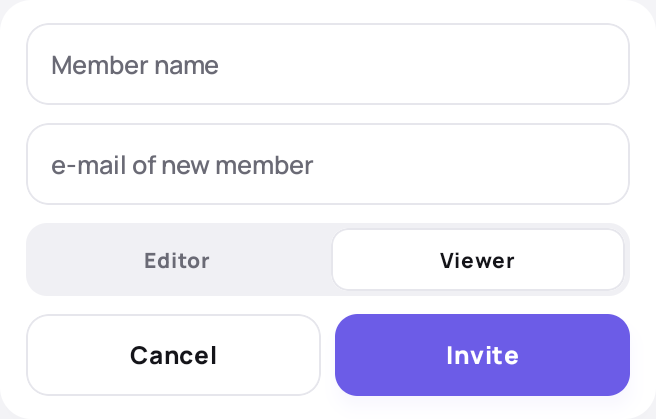
#> input picture design-explorations/ramingo-google-play/screenshots/sources/ui/en-invite.png, 656 x 419 px, given in place of ramingo-google-play-icon-512.png, which was not available
$ python build_listing.py
#> lines starting #> are read from the running program, lines starting #| are printed output that depends on the picture; after the words box and inside, x2 and y2 are one past the last pixel; in counts of white or black regions, pixels touching at a corner belong together; pictures that were not available may be replaced by others from this repository, and a replacement may not be noted
"""Rebuild the Ramingo listing kit. Pillow; no network or application writes.

Run with --prepare-crops only on the authorized local capture workstation.
Subsequent rebuilds use privacy-reviewed crops inside screenshots/sources/ui.
"""
from pathlib import Path
import argparse, json, hashlib, textwrap
from PIL import Image, ImageDraw, ImageFont, ImageCms, ImageOps

ROOT=Path(__file__).resolve().parent
REPO=ROOT.parents[1]
RAW=REPO/'tmp/ramingo-listing-capture'
FONTS=REPO/'mobile/app/src/main/res/font'
ICC=ImageCms.ImageCmsProfile(ImageCms.createProfile('sRGB')).tobytes()
INK='#251D3B'; VIOLET='#6C5CE7'; PAPER='#FBF6ED'; MUTED='#71677F'
def font(n,bold=True): return ImageFont.truetype(str(FONTS/('manrope_extrabold.ttf' if bold else 'manrope_medium.ttf')),n)
def write(p,s):
 p=ROOT/p; p.parent.mkdir(parents=True,exist_ok=True); p.write_text(s.strip()+'\n',encoding='utf-8')
def save(im,p):
 p=ROOT/p; p.parent.mkdir(parents=True,exist_ok=True); im.convert('RGB').save(p,icc_profile=ICC,optimize=True)

# Whole rectangles only: no rewritten UI text, replacement thumbnails or synthetic controls.
# The invitation crop starts below the last member. No names/emails enter the kit.
CROPS={
 'en-map':('en-overview-rome',(32,666,688,1110)),
 'ru-map':('ru-overview',(32,666,688,1150)),
 'en-walk':('en-sight-days',(32,179,688,893)),
 'ru-walk':('ru-walk',(32,179,688,893)),
 'en-route':('en-route-italy',(35,335,685,1519)),
 'ru-route':('ru-route-top',(35,335,685,1519)),
 'en-leg':('en-route-italy',(35,335,685,613)),
 'ru-leg':('ru-route-top',(35,335,685,613)),
 'en-rest-map':('en-restaurants',(36,505,684,799)),
 'ru-rest-map':('ru-restaurants',(36,505,684,799)),
 'en-restaurant':('en-restaurants',(230,856,665,1026)),
 'ru-restaurant':('ru-restaurants',(230,856,665,1026)),
 'en-restaurant2':('en-restaurants',(230,1267,665,1437)),
 'ru-restaurant2':('ru-restaurants',(230,1267,665,1437)),
 'en-stay':('en-lodging',(65,641,582,694)),
 'ru-stay':('en-lodging',(65,641,582,694)), # proper business name only, no language-dependent copy
 'en-pet-tabs':('en-vets',(36,314,684,418)),
 'ru-pet-tabs':('ru-vets-tab',(36,314,684,418)),
 'en-vet':('en-vets',(250,850,684,1055)),
 'ru-vet':('ru-vets-tab',(250,850,684,1055)),
 'en-shop':('en-pets',(250,850,684,1055)),
 'ru-shop':('ru-vets',(250,850,684,1055)),
 'en-sections':('en-drawer-final',(32,106,492,1040)),
 'ru-sections':('ru-organize',(32,106,492,1040)),
 'en-invite':('en-viewer-private',(32,730,688,1149)),
 'ru-invite':('ru-viewer-private',(32,730,688,1149)),
}

HEADS={
 'en': [('Plan your next','road trip'),('Drive there.','Explore on foot.'),('Every stop.','One clear plan.'),('Make room for','great places.'),('Travel better','prepared with pets.'),('A place for','every detail.'),('Let them see','the whole plan.')],
 'ru': [('Спланируйте','своё автопутешествие'),('Между городами —','на авто. По городу — пешком.'),('Все остановки.','Один понятный план.'),('Сохраните места,','куда хочется попасть.'),('Продумайте поездку','с питомцем.'),('Каждая деталь','на своём месте.'),('Покажите близким','весь план поездки.')]
}
SUBS={
 'en':['Routes, stops and city walks, together.','Plan the journey and the days in between.','Keep the next destination in sight.','See restaurants on the map and save your picks.','Browse vet clinics and pet shops before you travel.','Your trip, organized into useful sections.','Invite travel companions with viewer access.'],
 'ru':['Маршруты, остановки и прогулки — в одном плане.','Продумайте переезды и прогулки на каждый день.','Заранее решите, куда отправиться дальше.','Смотрите рестораны на карте и сохраняйте их.','В каталоге — ветеринарные клиники и зоомагазины.','Все разделы путешествия — в одном приложении.','Приглашайте попутчиков на просмотр поездки.']}
NAMES=['01-road-trip','02-routes','03-stops','04-places','05-pets','06-organize','07-share']
def fittext(d,txt,xy,maxwidth,size,color=INK,bold=True):
 while d.textlength(txt,font=font(size,bold))>maxwidth: size-=1
 d.text(xy,txt,font=font(size,bold),fill=color,stroke_width=0)
 return size
def label(d,txt,x,y,color=MUTED,size=30): d.text((x,y),txt,font=font(size,False),fill=color)
def ui(key): return Image.open(ROOT/f'screenshots/sources/ui/{key}.png').convert('RGB')
def panel(im,key,x,y,w,r=30):
 src=ui(key); h=round(src.height*w/src.width); src=src.resize((w,h),Image.Resampling.LANCZOS)
 mask=Image.new('L',(w,h)); ImageDraw.Draw(mask).rounded_rectangle((0,0,w,h),r,fill=255)
 ImageDraw.Draw(im).rounded_rectangle((x-2,y-2,x+w+2,y+h+2),r+2,fill='#E7E1EF')
 im.paste(src,(x,y),mask); return h
def logo(im,x,y,size=58,color=INK):
#> called with x = 76, y = 68, size = 58, color = '#251D3B'
 icon=Image.open(REPO/'design-reference/ramingo-google-play-icon-512.png').convert('RGB').resize((size,size),Image.Resampling.LANCZOS)
 mask=Image.new('L',(size,size)); ImageDraw.Draw(mask).rounded_rectangle((0,0,size,size),int(size*.22),fill=255)
#> after `mask = Image.new('L', (size, size))`: mask: PIL image 58x58 L; every value is 0
#> after `ImageDraw.Draw(mask).rounded_rectangle((0, 0, size, size), int(size * `:
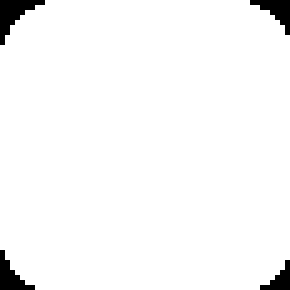
#> mask: PIL image 58x58 L (shown 5 times larger); 97% white; 4 black regions (1 under 20 px), largest, box (x1, y1, x2, y2) and area: (0, 0, 9, 9) 34, (50, 0, 58, 7) 25, (0, 50, 7, 58) 25
 im.paste(icon,(x,y),mask); ImageDraw.Draw(im).text((x+size+17,y-2),'Ramingo',font=font(int(size*.72)),fill=color)
def base(lang,i,style='ivory'):
 bg={'ivory':PAPER,'violet':VIOLET,'peach':'#FFD4B2'}[style]
 im=Image.new('RGB',(1240,2208),bg); d=ImageDraw.Draw(im)
 if style=='violet': d.rectangle((0,550,1240,2208),fill=PAPER)
 fg='#FFFFFF' if style=='violet' else INK
 logo(im,76,68,58,fg)
 label(d,f'{i+1:02d} / 07',1050,80,'#DDD6FF' if style=='violet' else MUTED,28)
 y=205
 for line in HEADS[lang][i]: fittext(d,line,(76,y),1088,91 if lang=='en' else 76,fg); y+=111 if lang=='en' else 102
#> after the loop, y = 427
 fittext(d,SUBS[lang][i],(78,465),1080,37,'#E5DEFF' if style=='violet' else MUTED,False)
 d.line((76,2112,1164,2112),fill='#CFC2F4' if style=='violet' else '#DDD4E5',width=2)
 label(d,'ROAD TRIPS  /  CITY WALKS' if lang=='en' else 'АВТОПУТЕШЕСТВИЯ  /  ПРОГУЛКИ',76,2140,'#E5DEFF' if style=='violet' else MUTED,26)
 return im
def shot(lang,i,style='ivory'):
 im=base(lang,i,style); d=ImageDraw.Draw(im); p=lang+'-'
 if i==0:
  label(d,'THE WHOLE JOURNEY' if lang=='en' else 'ПУТЕШЕСТВИЕ ЦЕЛИКОМ',78,580,VIOLET)
  h=panel(im,p+'map',76,642,1088,48)
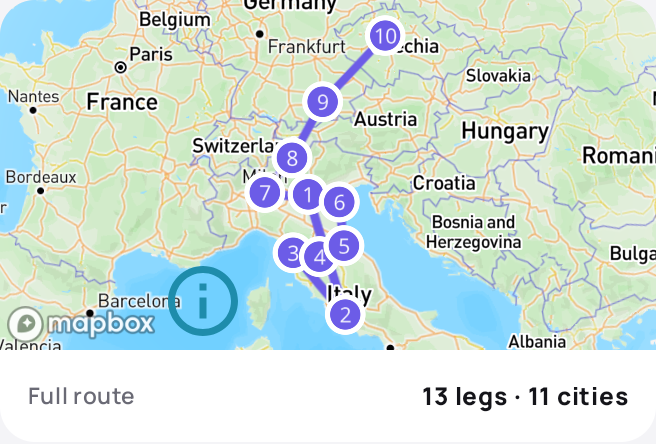
#> input picture design-explorations/ramingo-google-play/screenshots/sources/ui/en-map.png, 656 x 444 px
#> in ui, returned value is the input picture: PIL image 656x444 RGB; mean R, G, B 205.7, 223.5, 217.8
#> in panel, `mask = Image.new('L', (w, h))`: mask: PIL image 1088x736 L; every value is 0
#> in panel, `ImageDraw.Draw(mask).rounded_rectangle((0, 0, w, h), r, fill=255)`:
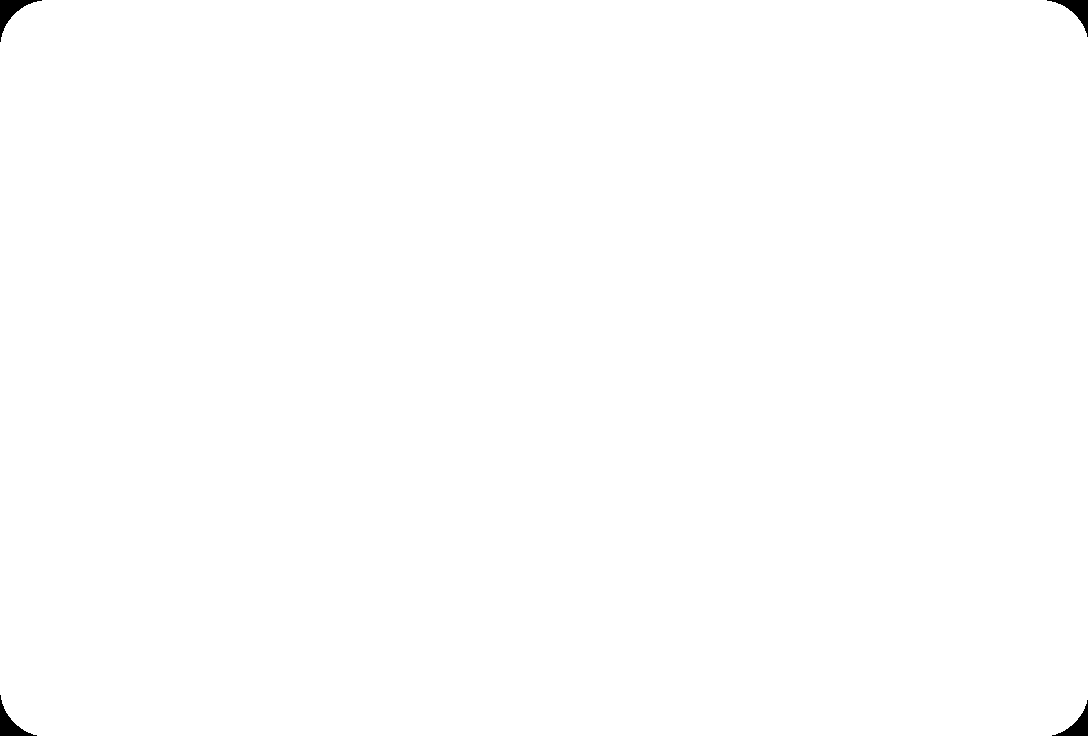
#> mask: PIL image 1088x736 L; 99.8% white; 4 black regions, box (x1, y1, x2, y2) and area: (0, 0, 42, 42) 508, (1047, 0, 1088, 37) 466, (0, 695, 37, 736) 466, (1052, 700, 1088, 736) 425
#> in panel, `im.paste(src, (x, y), mask)`:
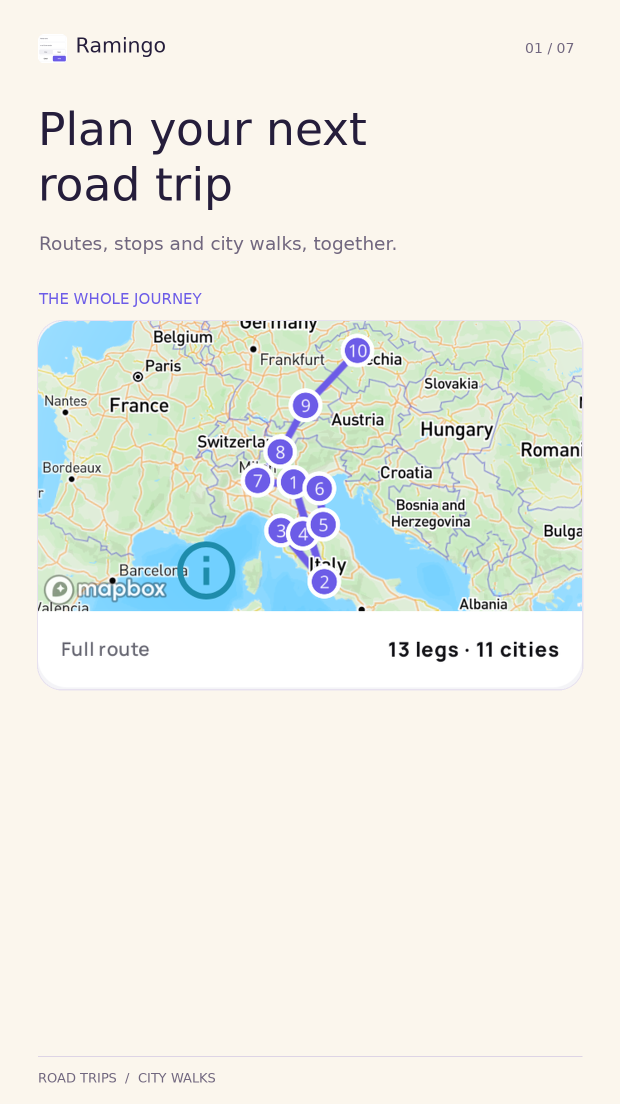
#> im: PIL image 1240x2208 RGB (shown at 1/2 size); mean R, G, B 235.5, 237.2, 229.8
#> h = 736
  label(d,'YOUR NEXT STOP' if lang=='en' else 'СЛЕДУЮЩАЯ ОСТАНОВКА',78,642+h+70,VIOLET)
  panel(im,p+'leg',76,642+h+133,1088,46)
#> call 2 of panel, with key = 'en-leg', x = 76, y = 1511, w = 1088, r = 46
#> call 2 of ui, with key = 'en-leg'
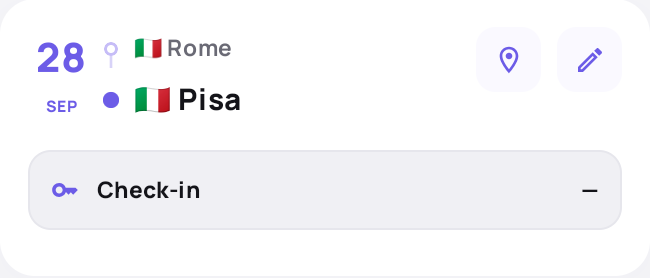
#> input picture design-explorations/ramingo-google-play/screenshots/sources/ui/en-leg.png, 650 x 278 px
#> in ui, returned value is the input picture: PIL image 650x278 RGB; mean R, G, B 246.6, 246.4, 248.9
#> in panel (call 2), `mask = Image.new('L', (w, h))`: mask: PIL image 1088x465 L; every value is 0
#> in panel (call 2), `ImageDraw.Draw(mask).rounded_rectangle((0, 0, w, h), r, fill=255)`:
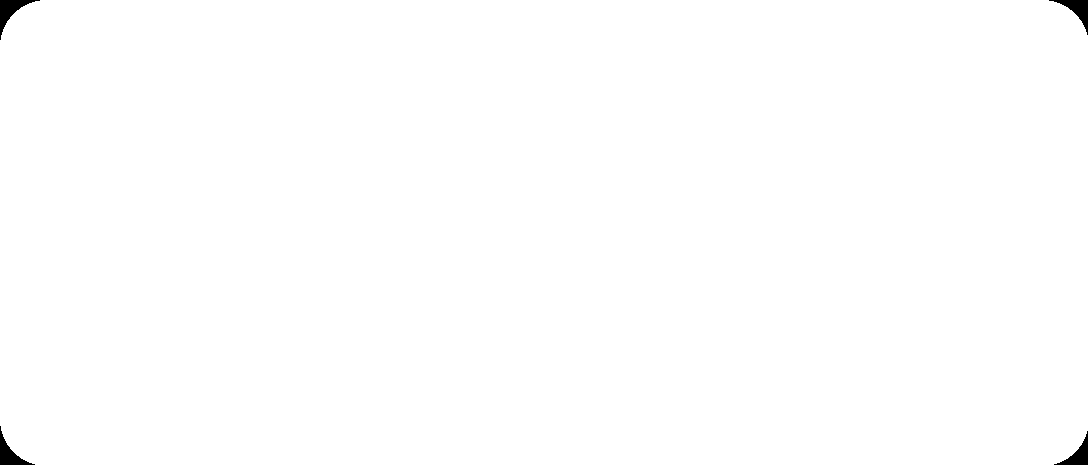
#> mask: PIL image 1088x465 L; 99.7% white; 4 black regions, box (x1, y1, x2, y2) and area: (0, 0, 40, 40) 470, (1049, 0, 1088, 35) 430, (0, 426, 35, 465) 430, (1054, 431, 1088, 465) 391
#> in panel (call 2), `ImageDraw.Draw(im).rounded_rectangle((x-2,y-2,x+w+2,y+h+2),r+2,fill='#..`:
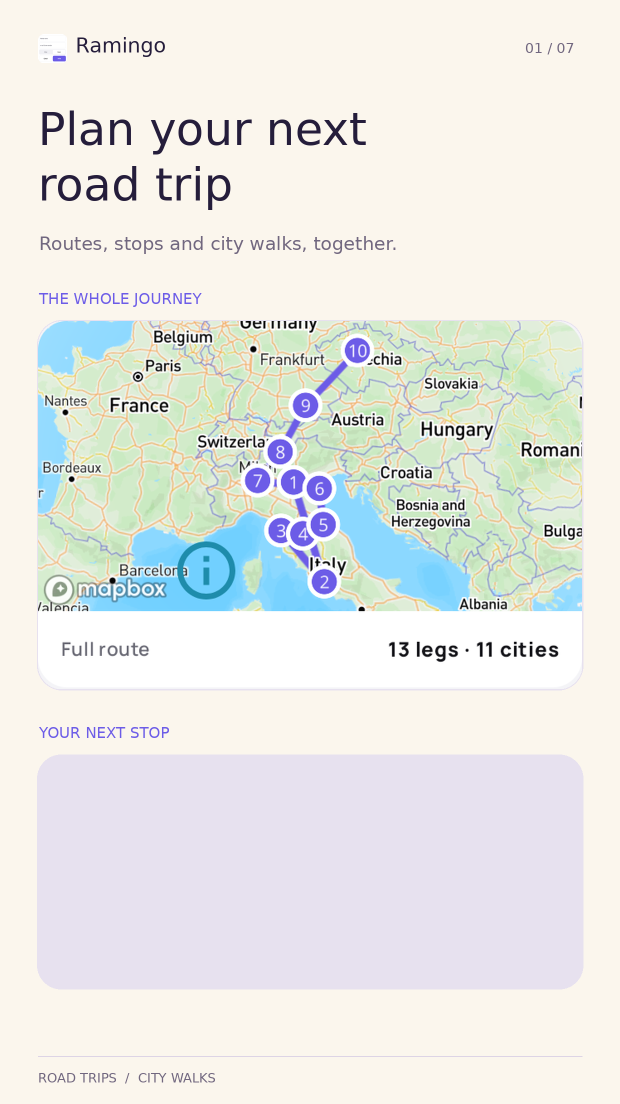
#> im: PIL image 1240x2208 RGB (shown at 1/2 size); mean R, G, B 231.7, 233.1, 230.1
 elif i==1:
  label(d,'BY CAR' if lang=='en' else 'НА АВТОМОБИЛЕ',78,575,VIOLET)
  h=panel(im,p+'leg',76,635,1088,40)
  label(d,'ON FOOT' if lang=='en' else 'ПЕШКОМ ПО ГОРОДУ',78,635+h+52,VIOLET)
  panel(im,p+'walk',210,635+h+115,820,42)
 elif i==2:
  # Four complete route legs, no account data or pictures.
  panel(im,p+'route',200,570,840,46)
 elif i==3:
  label(d,'PLACES ALONG YOUR ROUTE' if lang=='en' else 'МЕСТА ПО МАРШРУТУ',78,580,VIOLET)
  h=panel(im,p+'rest-map',76,644,1088,40)
  label(d,'RESTAURANTS' if lang=='en' else 'РЕСТОРАНЫ',78,644+h+55,VIOLET)
  panel(im,p+'restaurant',130,644+h+112,980,28)
  panel(im,p+'restaurant2',130,1660,980,28)
 elif i==4:
  panel(im,p+'pet-tabs',76,582,1088,36)
  label(d,'CATALOG PREVIEW' if lang=='en' else 'МЕСТА ИЗ КАТАЛОГА',78,810,VIOLET)
  panel(im,p+'vet',112,876,1016,36)
  panel(im,p+'shop',112,1450,1016,36)
  # second crop deliberately ends before footer; no photo or photo contributor names
 elif i==5:
  panel(im,p+'sections',240,565,760,48)
 elif i==6:
  label(d,'VIEWER ACCESS' if lang=='en' else 'ДОСТУП НА ПРОСМОТР',78,638,VIOLET)
  h=panel(im,p+'invite',76,718,1088,48)
  yy=718+h+100
  lines=['One trip plan.','Everyone knows what’s next.'] if lang=='en' else ['Один план поездки.','Все знают, что дальше.']
  for line in lines: fittext(d,line,(78,yy),1080,58,INK); yy+=80
  label(d,'Invite by email' if lang=='en' else 'Приглашение по электронной почте',78,yy+48,MUTED,34)
 return im

def feature_graphic(lang):
 # Keep all text inside the central 16:9 crop used by Google Play discovery cards.
 scene=Image.open(ROOT/'feature-graphic/source/ramingo-itinerary-artwork-v2.png').convert('RGB')
 scene=ImageOps.fit(scene,(570,500),method=Image.Resampling.LANCZOS,centering=(0.5,0.5))
 im=Image.new('RGB',(1024,500),'#FFF3DA'); im.paste(scene,(454,0))
 d=ImageDraw.Draw(im)
 d.text((96,42),'Ramingo',font=font(34),fill=INK)
 if lang=='en':
  heads=['Every stop.','One clear plan.']; sub='Routes, places and city walks together.'; head_size=44; sub_size=20
 else:
  heads=['Все остановки —','в одном плане.']; sub='Маршруты, места и прогулки — вместе.'; head_size=42; sub_size=18
 for n,line in enumerate(heads): fittext(d,line,(96,144+n*64),340,head_size,INK)
 fittext(d,sub,(96,300),340,sub_size,MUTED,False)
 return im

def graphic(lang,kind):
 if kind=='plan': return feature_graphic(lang)
 im=Image.new('RGB',(1024,500), '#E9E3FF' if kind=='plan' else '#FFCCA5' if kind=='explore' else VIOLET)
 d=ImageDraw.Draw(im); dark=kind!='minimal'; fg=INK if dark else '#FFF3DA'
 logo(im,72,70,46,fg)
 if kind=='plan':
  lines=['Good trips','start with a plan.'] if lang=='en' else ['Путешествия','начинаются с плана.']
  for n,line in enumerate(lines): fittext(d,line,(72,194+n*68),485,47,fg)
  label(d,'Road trips. City walks. One plan.' if lang=='en' else 'Автопоездки. Прогулки. Один план.',74,365,MUTED,22)
  d.rounded_rectangle((558,78,982,424),radius=42,fill='#FFD3B3')
  panel(im,lang+'-map',584,104,372,40)
 elif kind=='explore':
  # Brand illustration extended from the existing approved coastal road, not a map/UI.
  d.polygon([(600,0),(1024,0),(1024,500),(840,500)],fill='#F58E76')
  d.polygon([(600,0),(650,90),(770,210),(705,300),(785,390),(1010,500),(700,500),(590,350),(625,250),(670,210),(580,80)],fill=VIOLET)
  d.line([(640,70),(730,200),(650,290),(740,385),(920,500)],fill='#FFF3DA',width=35,joint='curve')
  lines=['Make room','for discovery.'] if lang=='en' else ['Навстречу','открытиям.']
  for n,line in enumerate(lines): fittext(d,line,(72,192+n*66),500,51,fg)
 elif kind=='minimal':
  lines=['Your journey.','Thoughtfully planned.'] if lang=='en' else ['Ваше путешествие.','Всё продумано.']
  for n,line in enumerate(lines): fittext(d,line,(72,190+n*66),860,52,fg)
  d.line((74,382,940,382),fill='#B4A8FF',width=3)
  for x in [90,360,640,923]: d.ellipse((x-8,374,x+8,390),fill='#FFF3DA')
 return im

def main():
 args=argparse.ArgumentParser(); args.add_argument('--prepare-crops',action='store_true'); args.add_argument('--feature-only',action='store_true'); a=args.parse_args()
 if a.feature_only:
  for lang in ['en','ru']:
   save(feature_graphic(lang),f'feature-graphic/final/{"ru/" if lang=="ru" else ""}feature-graphic.png')
  print('Exported RU and EN crop-safe feature graphics only')
  return
 if a.prepare_crops:
  manifest=[]
  for key,(source,box) in CROPS.items():
   im=Image.open(RAW/(source+'.png')); crop=im.crop(box)
   save(crop,f'screenshots/sources/ui/{key}.png')
   manifest.append({'asset':key+'.png','capture':source+'.png','crop':box,'source_sha256':hashlib.sha256((RAW/(source+'.png')).read_bytes()).hexdigest(),'trip':'Italy with family','method':'adb screencap; native Android 0.2.77; light theme','date':'2026-10-19'})
  write('screenshots/sources/provenance.json',json.dumps(manifest,indent=2,ensure_ascii=False))
 for lang in ['en','ru']:
  for i,name in enumerate(NAMES): save(shot(lang,i),f'screenshots/final/{"ru/" if lang=="ru" else ""}{name}.png')
  save(feature_graphic(lang),f'feature-graphic/final/{"ru/" if lang=="ru" else ""}feature-graphic.png')
  for kind in ['explore','plan','minimal']: save(graphic(lang,kind),f'feature-graphic/concepts/{lang}-{kind}.png')
  for style in ['ivory','violet','peach']: save(shot(lang,0,style),f'screenshots/drafts/{lang}-direction-{style}.png')
  # Exact 9:16 supplemental export. Source composition is not stretched.
  for i,name in enumerate(NAMES):
   src=shot(lang,i).resize((1078,1920),Image.Resampling.LANCZOS)
   out=Image.new('RGB',(1080,1920),PAPER); out.paste(src,(1,0))
   save(out,f'screenshots/optional-1080x1920/{lang}/{name}.png')
  board=Image.new('RGB',(1960,690),PAPER); bd=ImageDraw.Draw(board)
  bd.text((26,20),'Ramingo / Google Play / '+lang.upper(),font=font(28),fill=INK)
  for i,name in enumerate(NAMES):
   src=Image.open(ROOT/f'screenshots/final/{"ru/" if lang=="ru" else ""}{name}.png').resize((260,463),Image.Resampling.LANCZOS)
   board.paste(src,(26+i*276,90)); bd.text((26+i*276,576),name,font=font(18,False),fill=MUTED)
  save(board,f'preview-{lang}.png')
 # Feature and screenshot direction comparison boards.
 board=Image.new('RGB',(1536,880),PAPER); d=ImageDraw.Draw(board)
 d.text((32,24),'Feature graphic / Trip plan · Explore · Minimal',font=font(32),fill=INK)
 concepts=[('TRIP PLAN / SELECTED',Image.open(ROOT/'feature-graphic/final/feature-graphic.png').convert('RGB')),('EXPLORE',graphic('en','explore')),('MINIMAL',graphic('en','minimal'))]
 for i,(name,concept) in enumerate(concepts):
  im=concept.resize((480,234)); board.paste(im,(24+i*504,110)); d.text((24+i*504,370),name,font=font(24),fill=INK)
 for i,style in enumerate(['ivory','violet','peach']):
  im=shot('en',0,style).resize((220,392)); board.paste(im,(150+i*504,450))
 save(board,'concepts-overview.png')
 report=[]
 for p in sorted(ROOT.rglob('*.png')):
  with Image.open(p) as im:
   if '/final/' in p.as_posix():
    expected=(1024,500) if 'feature-graphic' in str(p) else (1240,2208)
    assert im.size==expected,(p,im.size)
    assert im.mode=='RGB' and im.info.get('icc_profile'),p
   report.append({'file':str(p.relative_to(ROOT)),'size':im.size,'mode':im.mode,'sRGB':bool(im.info.get('icc_profile')),'bytes':p.stat().st_size})
 write('validation-images.json',json.dumps(report,indent=2))
 print(f'Exported and checked {len(report)} PNG assets')
#> (the run stopped early here; a loop or call above may not have finished)
